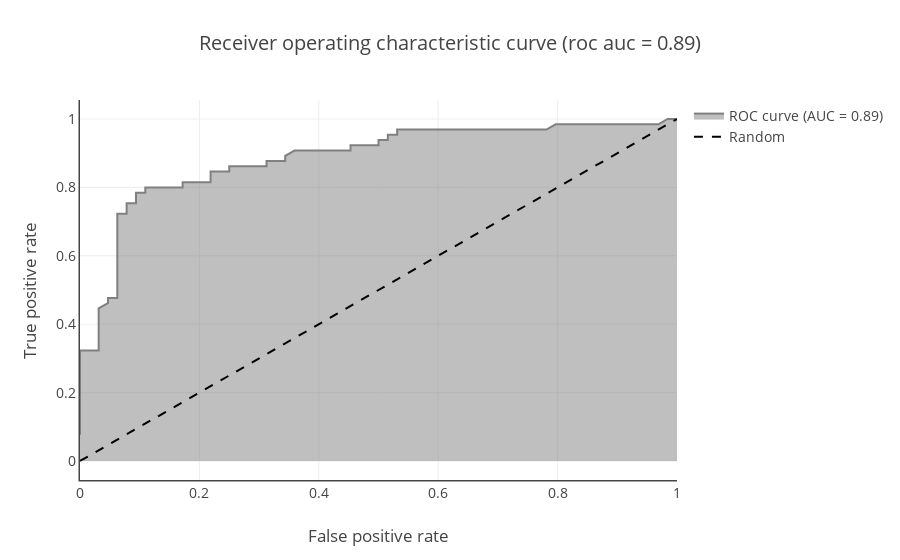

Notebook code for this chart:
### Code cell
r = plot_roc_curve(y_train, cv_predict_proba[:, 1])
py.iplot(r, filename='fatigue/roc_curve')

### Figure 1 — Plotly figure (JSON) as saved in the notebook; plotly's stock layout.template omitted (floating-point values rounded to 4 significant figures)
{"data": [{"fill": "tozeroy", "line": {"color": "gray"}, "mode": "lines", "name": "ROC curve (AUC = 0.89)", "type": "scatter", "x": [0, 0, 0, 0, 0, 0, 0, 0.03125, 0.03125, 0.04688, 0.04688, 0.0625, 0.0625, 0.07812, 0.07812, 0.09375, 0.09375, 0.1094, 0.1094, 0.1719, 0.1719, 0.2188, 0.2188, 0.25, 0.25, 0.3125, 0.3125, 0.3438, 0.3438, 0.3594, 0.3906, 0.4531, 0.4531, 0.5, 0.5, 0.5156, 0.5156, 0.5312, 0.5312, 0.5781, 0.6094, 0.625, 0.6719, 0.7031, 0.7344, 0.7656, 0.7812, 0.7969, 0.8281, 0.8594, 0.875, 0.9219, 0.9688, 0.9844, 1], "y": [0.07692, 0.1385, 0.1692, 0.2, 0.2462, 0.2769, 0.3231, 0.3231, 0.4462, 0.4615, 0.4769, 0.4769, 0.7231, 0.7231, 0.7538, 0.7538, 0.7846, 0.7846, 0.8, 0.8, 0.8154, 0.8154, 0.8462, 0.8462, 0.8615, 0.8615, 0.8769, 0.8769, 0.8923, 0.9077, 0.9077, 0.9077, 0.9231, 0.9231, 0.9385, 0.9385, 0.9538, 0.9538, 0.9692, 0.9692, 0.9692, 0.9692, 0.9692, 0.9692, 0.9692, 0.9692, 0.9692, 0.9846, 0.9846, 0.9846, 0.9846, 0.9846, 0.9846, 1, 1]}, {"line": {"color": "black", "dash": "dash"}, "mode": "lines", "name": "Random", "type": "scatter", "x": [0, 1], "y": [0, 1]}], "layout": {"font": {"size": 14}, "hovermode": "closest", "title": "Receiver operating characteristic curve (roc auc = 0.89)", "xaxis": {"linewidth": 1.5, "showline": true, "title": "False positive rate"}, "yaxis": {"linewidth": 1.5, "showline": true, "title": "True positive rate", "zeroline": false}}}
